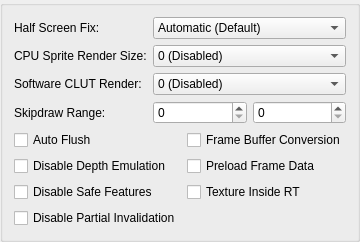
     <widget class="QGroupBox" name="hardwareFixesTab">
      <attribute name="title">
       <string>Hardware Fixes</string>
      </attribute>
      <layout class="QFormLayout" name="hardwareFixesLayout">
       <item row="0" column="0">
        <widget class="QLabel" name="label_10">
         <property name="text">
          <string>Half Screen Fix:</string>
         </property>
        </widget>
       </item>
       <item row="0" column="1">
        <widget class="QComboBox" name="halfScreenFix">
         <item>
          <property name="text">
           <string>Automatic (Default)</string>
          </property>
         </item>
         <item>
          <property name="text">
           <string>Force Disabled</string>
          </property>
         </item>
         <item>
          <property name="text">
           <string>Force Enabled</string>
          </property>
         </item>
        </widget>
       </item>
       <item row="1" column="0">
        <widget class="QLabel" name="label_36">
         <property name="text">
          <string>CPU Sprite Render Size:</string>
         </property>
        </widget>
       </item>
       <item row="1" column="1">
        <widget class="QComboBox" name="cpuSpriteRenderBW">
         <item>
          <property name="text">
           <string>0 (Disabled)</string>
          </property>
         </item>
         <item>
          <property name="text">
           <string>1 (64 Max Width)</string>
          </property>
         </item>
         <item>
          <property name="text">
           <string>2 (128 Max Width)</string>
          </property>
         </item>
         <item>
          <property name="text">
           <string>3 (192 Max Width)</string>
          </property>
         </item>
         <item>
          <property name="text">
           <string>4 (256 Max Width)</string>
          </property>
         </item>
         <item>
          <property name="text">
           <string>5 (320 Max Width)</string>
          </property>
         </item>
         <item>
          <property name="text">
           <string>6 (384 Max Width)</string>
          </property>
         </item>
         <item>
          <property name="text">
           <string>7 (448 Max Width)</string>
          </property>
         </item>
         <item>
          <property name="text">
           <string>8 (512 Max Width)</string>
          </property>
         </item>
         <item>
          <property name="text">
           <string>9 (576 Max Width)</string>
          </property>
         </item>
         <item>
          <property name="text">
           <string>10 (640 Max Width)</string>
          </property>
         </item>
        </widget>
       </item>
       <item row="3" column="0">
        <widget class="QLabel" name="label_12">
         <property name="text">
          <string>Skipdraw Range:</string>
         </property>
        </widget>
       </item>
       <item row="3" column="1">
        <layout class="QHBoxLayout" name="horizontalLayout">
         <item>
          <widget class="QSpinBox" name="skipDrawStart">
           <property name="maximum">
            <number>10000</number>
           </property>
          </widget>
         </item>
         <item>
          <widget class="QSpinBox" name="skipDrawEnd">
           <property name="maximum">
            <number>10000</number>
           </property>
          </widget>
         </item>
        </layout>
       </item>
       <item row="4" column="0" colspan="2">
        <layout class="QGridLayout" name="gridLayout">
         <item row="0" column="0">
          <widget class="QCheckBox" name="hwAutoFlush">
           <property name="text">
            <string>Auto Flush</string>
           </property>
          </widget>
         </item>
         <item row="0" column="1">
          <widget class="QCheckBox" name="frameBufferConversion">
           <property name="text">
            <string>Frame Buffer Conversion</string>
           </property>
          </widget>
         </item>
         <item row="1" column="0">
          <widget class="QCheckBox" name="disableDepthEmulation">
           <property name="text">
            <string>Disable Depth Emulation</string>
           </property>
          </widget>
         </item>
         <item row="2" column="0">
          <widget class="QCheckBox" name="disableSafeFeatures">
           <property name="text">
            <string>Disable Safe Features</string>
           </property>
          </widget>
         </item>
         <item row="3" column="0">
          <widget class="QCheckBox" name="disablePartialInvalidation">
           <property name="text">
            <string>Disable Partial Invalidation</string>
           </property>
          </widget>
         </item>
         <item row="1" column="1">
          <widget class="QCheckBox" name="preloadFrameData">
           <property name="text">
            <string>Preload Frame Data</string>
           </property>
          </widget>
         </item>
         <item row="2" column="1">
          <widget class="QCheckBox" name="textureInsideRt">
           <property name="text">
            <string>Texture Inside RT</string>
           </property>
          </widget>
         </item>
        </layout>
       </item>
       <item row="2" column="1">
        <widget class="QComboBox" name="cpuCLUTRender">
         <property name="currentText">
          <string extracomment="0 (Disabled)">0 (Disabled)</string>
         </property>
         <property name="currentIndex">
          <number>0</number>
         </property>
         <item>
          <property name="text">
           <string>0 (Disabled)</string>
          </property>
         </item>
         <item>
          <property name="text">
           <string>1 (Normal)</string>
          </property>
         </item>
         <item>
          <property name="text">
           <string>2 (Aggressive)</string>
          </property>
         </item>
        </widget>
       </item>
       <item row="2" column="0">
        <widget class="QLabel" name="label_16">
         <property name="text">
          <string>Software CLUT Render:</string>
         </property>
        </widget>
       </item>
      </layout>
     </widget>
